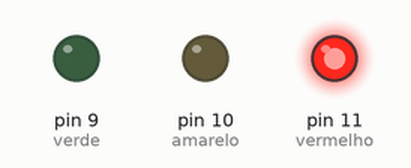
Simulated run of this sketch. Board: Arduino Uno, built with avr-gcc and run on an emulated ATmega328P. On the bench: output pins drawn as LEDs (lit = HIGH).

Above: at 2.5 s.
At 7.5 s:
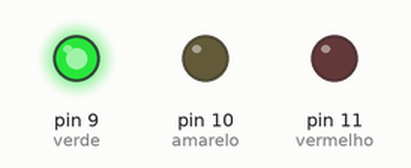
At 11.0 s:
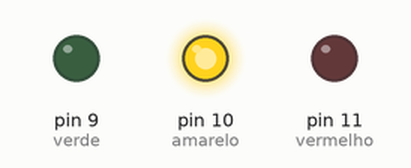
Timing chart, 0 to 15.6 s (numbered marks = the images above):
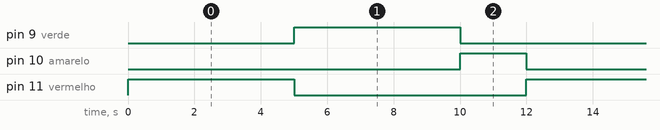

The sketch:

semaforo.ino
```cpp
//Mapeamento de Hardware:

#define vermelho 11
#define amarelo 10
#define verde 9


void setup(){

    //definindo pinos como saída
  pinMode(vermelho, OUTPUT);
  pinMode(amarelo, OUTPUT);
  pinMode(verde, OUTPUT);

}

void loop() {

  //acende o vermelho e espera
  digitalWrite(vermelho, HIGH);
  delay(5000);

  //apaga o vermelho, acende o verde e espera
  digitalWrite(vermelho, LOW);
  digitalWrite(verde, HIGH);
  delay(5000);

  //apaga o verde, acende o amarelo e espera
  digitalWrite(verde, LOW);
  digitalWrite(amarelo, HIGH);
  delay(2000);

  //apaga o amarelo e o programa reinicia
  digitalWrite(amarelo, LOW);

}
```

Measured:
- by itself, pin 9 (verde), pin 11 (vermelho): alternates HIGH for 5.0 s and LOW for 7.0 s
- by itself, pin 10 (amarelo): alternates HIGH for 2.0 s and LOW for 10.0 s
- by itself, everything shown: repeats every 12.0 s, in 4 steps
